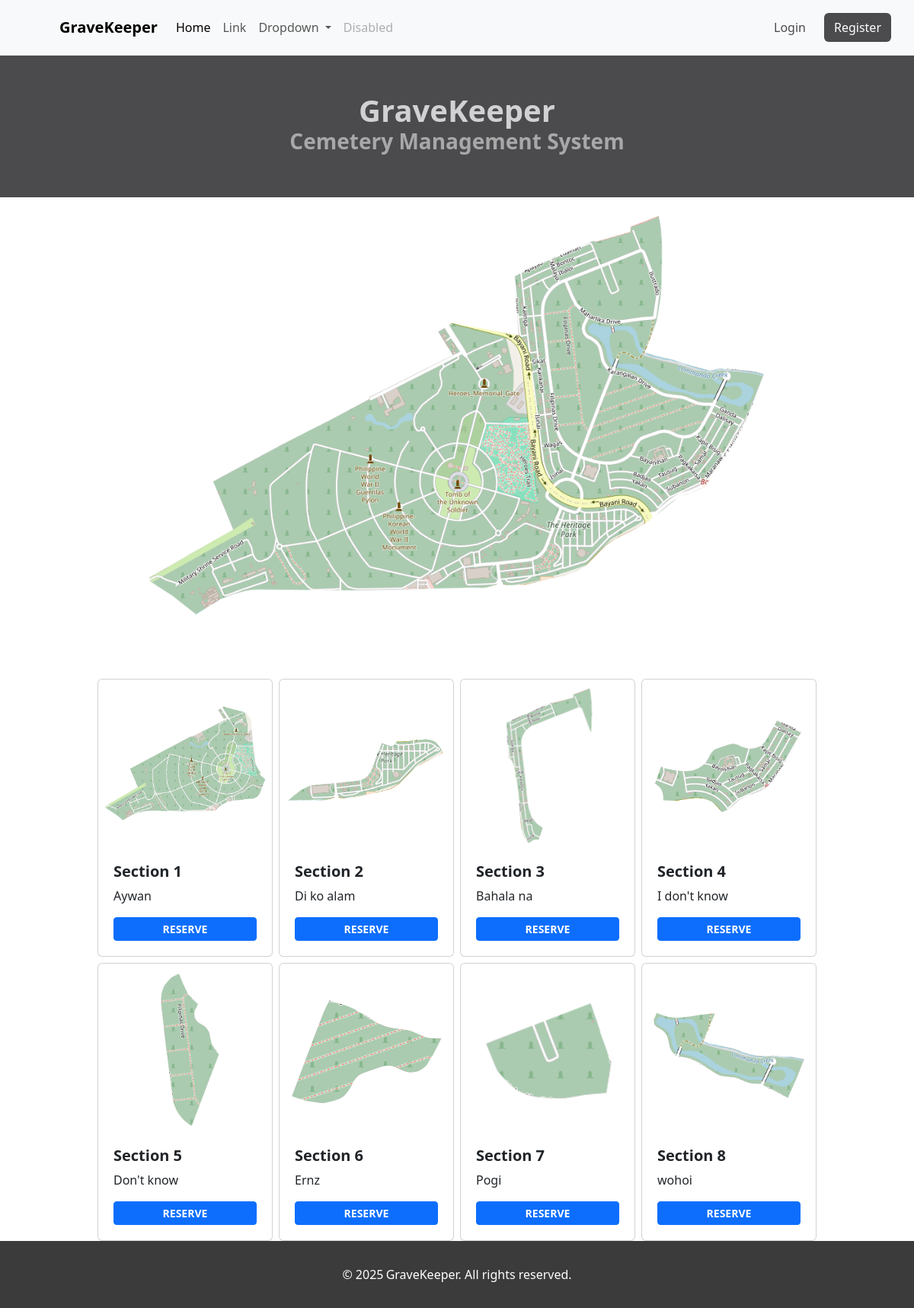
Page /reservation/index.php on the committed database.
### tables this page shows
CREATE TABLE section(
    section_id INT NOT NULL PRIMARY KEY AUTO_INCREMENT,
    sec_name varchar(32),
    description varchar(32),
    sec_img text,
    num_plot INT
);

### reservation/index.php (the view, shortened to what this page needs)
<?php
    include("../includes/config.php");
    include('../includes/header.php');
    $sql = "SELECT * FROM section ";
    $result = mysqli_query($conn, $sql);
?>
<!DOCTYPE html>
<html lang="en">
<head>
    <link href="https://cdn.jsdelivr.net/npm/bootstrap@5.3.3/dist/css/bootstrap.min.css" rel="stylesheet">
    <link rel="stylesheet" href="https://cdn.jsdelivr.net/npm/bootstrap-icons@1.11.3/font/bootstrap-icons.min.css">
</head>
<body>
<div class="container-fluid px-0 mx-0">
    <div class="col-6 d-flex flex-column align-items-center justify-content-center px-0 w-100 py-5" style="background-color: #4b4a4d;">
        <p class="fw-bold mb-0 h1" style="color: #d1d1d3;">GraveKeeper</p>
        <p class="fw-bold h3 text-center mx-3" style="color: #a8a8a9;">Cemetery Management System</p>
    </div>
    <div class="col-6 container px-0 d-flex flex-column justify-content-center align-items-center ">
      <img class="img-responsive" src="/gravekeepercms/section/images/heritage-map.png" alt="Heritage-Map" style="height:600px">
        <main class="form-signin m-auto w-100 d-flex gap-1" >
        </main>
    </div>
    <div class="container d-flex gap-2 justify-content-center flex-wrap">
    <?php
      if($result->num_rows!=0){
        while($row = mysqli_fetch_array($result)){
          echo "<a href='/gravekeepercms/section/view_plot.php?id={$row['section_id']}' class='text-decoration-none card enlarge p-1' style='width: 230px;'>
            <img src='/gravekeepercms/section/{$row['sec_img']}' class='card-img-top' style='width: 220px; height: 220px; object-fit: cover;'>
            <div class='card-body'>
              <h5 class='card-title fw-bold text-truncate'>{$row['sec_name']}</h5>
              <p class='card-text'>{$row['description']}</p>
              <input type='hidden' value='{$row['section_id']}' name='section_id'>
              <div class='d-flex gap-1'>
                <form action='request.php' method='post' class='col'>
                  <input type='hidden' name='section_id' value='{$row['section_id']}' />
                  <button class='col btn btn-primary fw-bold w-100 btn-sm' name='reserve'>RESERVE</button>
                </form>
              </div>
            </div>
          </a>";
        }
      }else{
        echo "<p class='text-center mt-2 fw-bold'>No sections found.</p>";
      }
      ?>
    </div>
</body>
<?php
  include("../includes/footer.php");
?>
</html>

### includes/header.php (shortened to what this page needs)
<nav class="site-header border-bottom navbar navbar-expand-lg bg-body-tertiary px-0 mx-0">
  <div class="container-fluid container-lg header-dropdown px-0">
    <a class="navbar-brand fw-bold ms-5" href="/gravekeepercms/">GraveKeeper</a>
    <div class="collapse navbar-collapse justify-content-between" id="navbarSupportedContent">
      <ul class="navbar-nav mb-2 mb-lg-0">
        <li class="nav-item">
          <a class="nav-link active" aria-current="page" href="/gravekeepercms/">Home</a>
        </li>
        <li class="nav-item">
          <a class="nav-link" href="#">Link</a>
        </li>
        <li class="nav-item dropdown">
          <a class="nav-link dropdown-toggle" href="#" role="button" data-bs-toggle="dropdown" aria-expanded="false">
            Dropdown
          </a>
        </li>
        <li class="nav-item">
          <a class="nav-link disabled" aria-disabled="true">Disabled</a>
        </li>
      </ul>
      <div class="d-flex align-items-center">
        <?php
          if($_SESSION['roleDesc'] == "user" || $_SESSION['roleDesc'] == "admin"){
            $sql = "SELECT email, name FROM user WHERE user_id = {$_SESSION['user_id']}";
              $DBpath = mysqli_query($conn, $sql);
              while($row = mysqli_fetch_array($DBpath)){
                  $settingName = $row['name'];
                  $settingEmail = $row['email'];
              }
              echo "<div class=\"nav-item dropdown\">
                      <a class=\"nav-link dropdown-toggle \" href=\"#\" role=\"button\" data-bs-toggle=\"dropdown\" aria-expanded=\"false\">
                          Settings
                      </a>
                      <ul class=\"dropdown-menu dropdown-menu-end dropdown-menu-sm-start\">
                          <li class=\"text-center p-2\">
                              <div class=\"fw-bold text-wrap\">$settingEmail</div>
                          </li>
                          <li><hr class=\"dropdown-divider\"></li>";
                          if($_SESSION['roleDesc'] == "admin"){
                            echo "<li><a class=\"dropdown-item\" href=\"#\">Admin</a></li>";
                          }
                          echo "<li><a class=\"dropdown-item\" href=\"#\">History</a></li>
                          <li><a class=\"dropdown-item\" href=\"/gravekeepercms/user/profile.php\">Profile</a></li>
                          <li><hr class=\"dropdown-divider\"></li>
                          <li><a class=\"dropdown-item\" href=\"/gravekeepercms/user/logout.php\">Logout</a></li>
                      </ul>
                  </div>";
              }else{
                echo'<a id="login-link" href="/gravekeepercms/user/login.php" class="nav-link disabled a-darker-grey me-4 text-decoration-none me-0" aria-disabled="true">Login</a>
                    <a id="register-link" href="/gravekeepercms/user/register.php" class="disabled btn btn-darker-grey" aria-disabled="true">Register</a>';
              }
        ?>
      </div>
    </div>
  </div>
</nav>

### includes/footer.php (shortened to what this page needs)
<footer>
    <div class="footer">&copy;
    <span> GraveKeeper. All rights reserved.</span></div>
</footer>

### rows in the picture
section: sec_img (picture), sec_name "Section 1", description "Aywan"
section: $row['section_id'] 2 (drawn), sec_img (picture), sec_name "Section 2", description "Di ko alam"
section: sec_img (picture), sec_name "Section 3", description "Bahala na"
section: sec_img (picture), sec_name "Section 4", description "I don't know"
section: sec_img (picture), sec_name "Section 5", description "Don't know"
section: sec_img (picture), sec_name "Section 6", description "Ernz"
section: sec_img (picture), sec_name "Section 7", description "Pogi"
section: sec_img (picture), sec_name "Section 8", description "wohoi"
